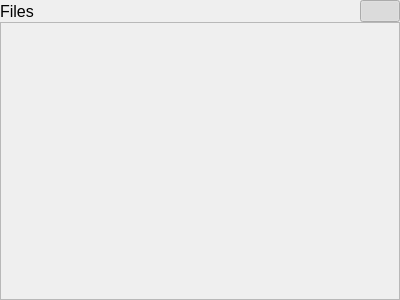
<?xml version="1.0" encoding="UTF-8"?>
<ui version="4.0">
 <class>W_Files_View</class>
 <widget class="QWidget" name="W_Files_View">
  <property name="geometry">
   <rect>
    <x>0</x>
    <y>0</y>
    <width>400</width>
    <height>300</height>
   </rect>
  </property>
  <property name="windowTitle">
   <string>Form</string>
  </property>
  <layout class="QGridLayout" name="gridLayout_2">
   <property name="leftMargin">
    <number>0</number>
   </property>
   <property name="topMargin">
    <number>0</number>
   </property>
   <property name="rightMargin">
    <number>0</number>
   </property>
   <property name="bottomMargin">
    <number>0</number>
   </property>
   <property name="spacing">
    <number>0</number>
   </property>
   <item row="0" column="0">
    <widget class="QLabel" name="label">
     <property name="font">
      <font>
       <pointsize>12</pointsize>
      </font>
     </property>
     <property name="text">
      <string>Files</string>
     </property>
    </widget>
   </item>
   <item row="0" column="1">
    <widget class="QPushButton" name="b_list">
     <property name="sizePolicy">
      <sizepolicy hsizetype="Maximum" vsizetype="Fixed">
       <horstretch>0</horstretch>
       <verstretch>0</verstretch>
      </sizepolicy>
     </property>
     <property name="text">
      <string/>
     </property>
     <property name="icon">
      <iconset resource="../resources/icons.qrc">
       <normaloff>:/assets/view-list.svg</normaloff>:/assets/view-list.svg</iconset>
     </property>
     <property name="iconSize">
      <size>
       <width>16</width>
       <height>16</height>
      </size>
     </property>
     <property name="checkable">
      <bool>true</bool>
     </property>
     <property name="flat">
      <bool>true</bool>
     </property>
    </widget>
   </item>
   <item row="0" column="2">
    <widget class="QPushButton" name="b_tiles">
     <property name="sizePolicy">
      <sizepolicy hsizetype="Maximum" vsizetype="Fixed">
       <horstretch>0</horstretch>
       <verstretch>0</verstretch>
      </sizepolicy>
     </property>
     <property name="text">
      <string/>
     </property>
     <property name="icon">
      <iconset resource="../resources/icons.qrc">
       <normaloff>:/assets/view-grid.svg</normaloff>:/assets/view-grid.svg</iconset>
     </property>
     <property name="iconSize">
      <size>
       <width>16</width>
       <height>16</height>
      </size>
     </property>
     <property name="checkable">
      <bool>true</bool>
     </property>
     <property name="checked">
      <bool>true</bool>
     </property>
     <property name="flat">
      <bool>true</bool>
     </property>
    </widget>
   </item>
   <item row="1" column="0" colspan="3">
    <widget class="QScrollArea" name="scrollArea">
     <property name="widgetResizable">
      <bool>true</bool>
     </property>
     <widget class="QWidget" name="scrollAreaWidgetContents">
      <property name="geometry">
       <rect>
        <x>0</x>
        <y>0</y>
        <width>398</width>
        <height>274</height>
       </rect>
      </property>
      <layout class="QGridLayout" name="gridLayout">
       <property name="leftMargin">
        <number>0</number>
       </property>
       <property name="rightMargin">
        <number>0</number>
       </property>
       <property name="bottomMargin">
        <number>0</number>
       </property>
       <property name="spacing">
        <number>0</number>
       </property>
       <item row="0" column="0">
        <widget class="QStackedWidget" name="stackedWidget">
         <widget class="QWidget" name="_0_tileview"/>
         <widget class="QWidget" name="_1_list">
          <layout class="QGridLayout" name="gridLayout_3">
           <item row="0" column="0">
            <layout class="QVBoxLayout" name="l_list"/>
           </item>
          </layout>
         </widget>
        </widget>
       </item>
      </layout>
     </widget>
    </widget>
   </item>
  </layout>
 </widget>
 <resources>
  <include location="../resources/icons.qrc"/>
 </resources>
 <connections/>
</ui>
